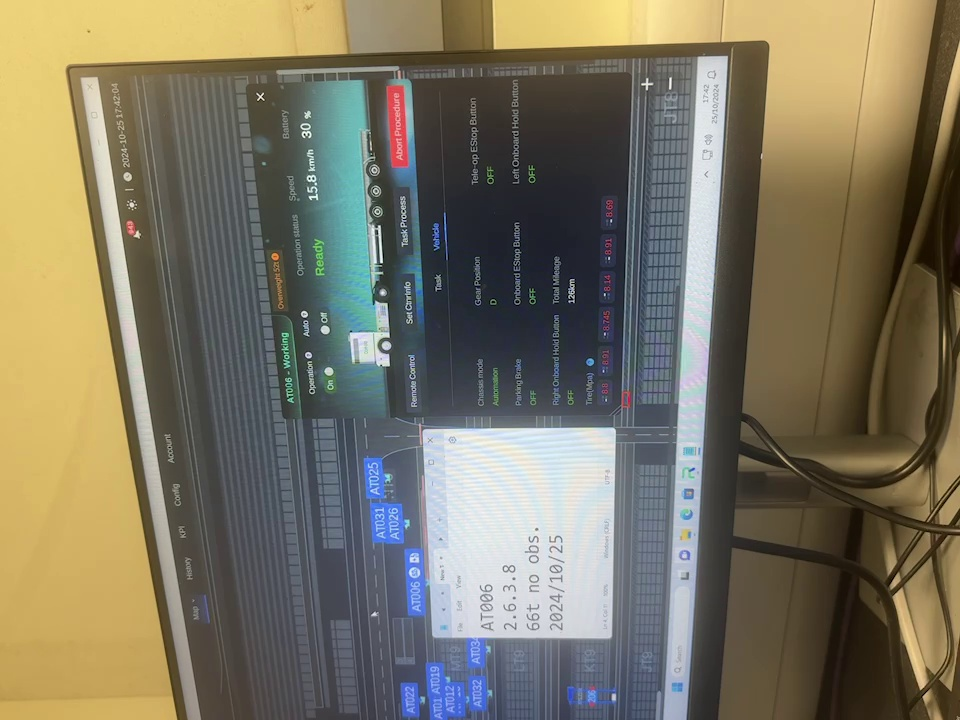
#> input picture pre_processed_1/frame_1080.jpg, 960 x 720 px, found by its file name
$ python old_pre_processing_2.py
#> lines starting #> are read from the running program, lines starting #| are printed output that depends on the picture
import cv2
import numpy as np
from matplotlib import pyplot as plt

#正确脚本：灰度处理 对比度增强 去雾 显示增强后的图片

# 问题：这个脚本无法创建增强后的图片的文件夹 也会有中文报错

# 读取图像
image_path = "images_final_rotated/frame_1080.jpg"
img = cv2.imread(image_path)
#> img is the input picture: shape (720, 960, 3); mean B, G, R 97.8, 116.7, 122.5

# 1️⃣ 转换为灰度图
gray = cv2.cvtColor(img, cv2.COLOR_BGR2GRAY)
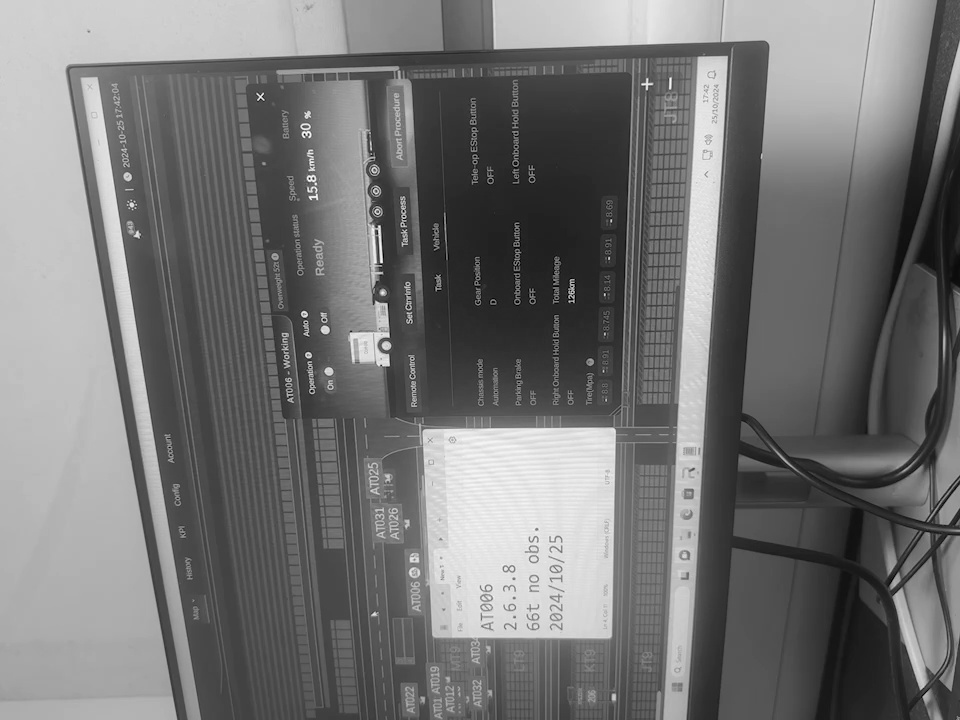
#> gray: shape (720, 960); min 0, max 251, mean 116.3

# 2️⃣ 进行对比度增强（直方图均衡化）
equalized = cv2.equalizeHist(gray)
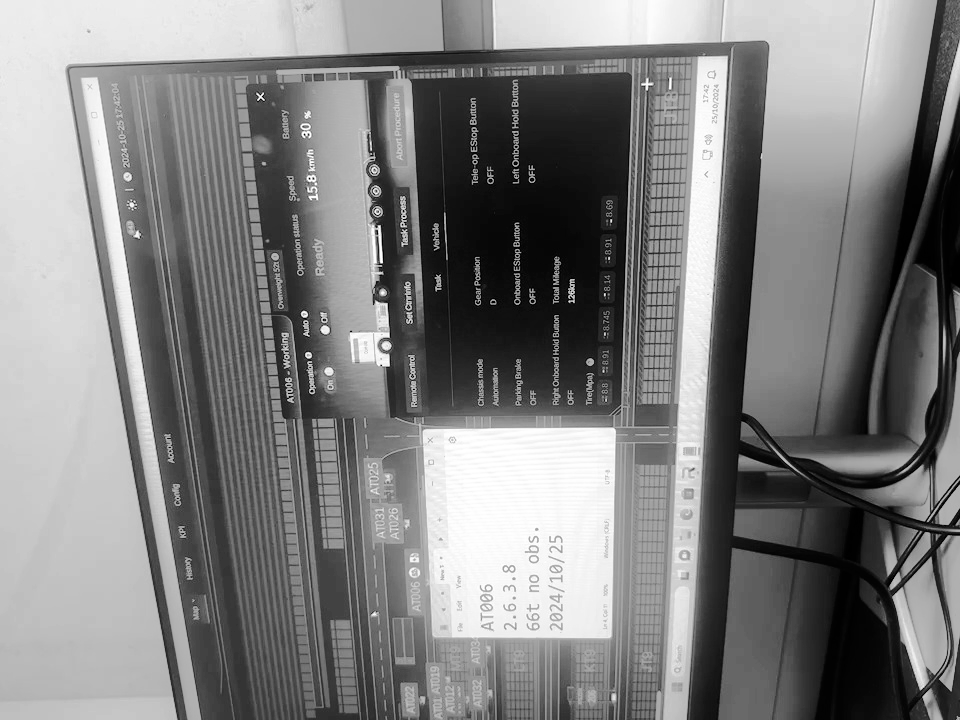
#> equalized: shape (720, 960); min 0, max 255, mean 128.3

# 3️⃣ 去雾（使用 Retinex 方法）
def enhance_contrast(image):
    # 使用高斯模糊创建模糊版
    blur = cv2.GaussianBlur(image, (21, 21), 0)
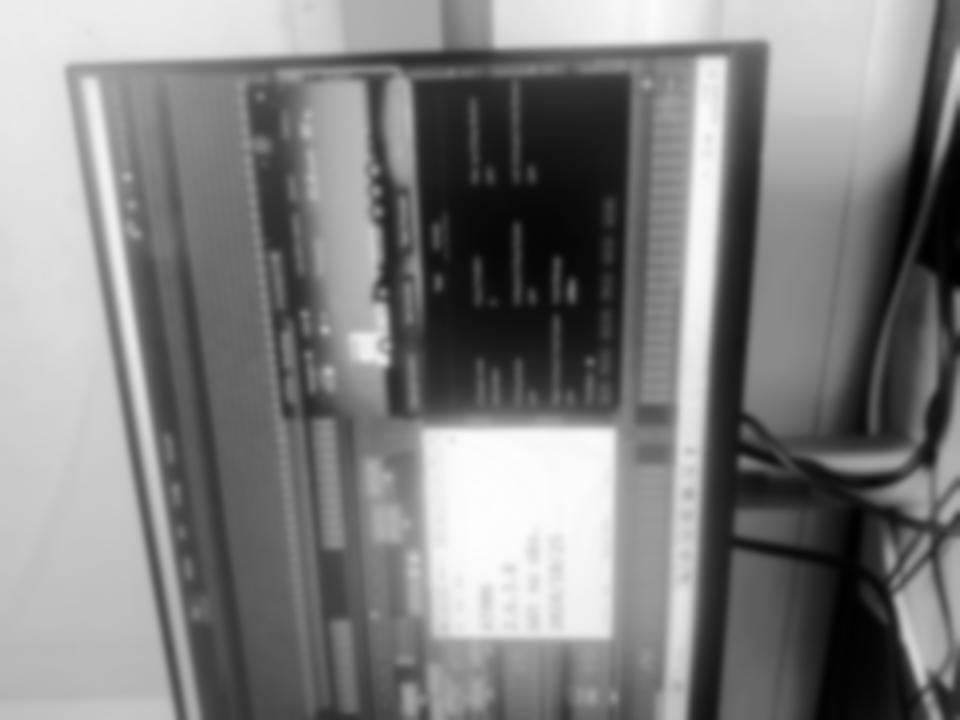
#> blur: shape (720, 960); min 0, max 253, mean 128.3
    # 计算细节增强
    enhanced = cv2.addWeighted(image, 1.5, blur, -0.5, 0)
    return enhanced

enhanced = enhance_contrast(equalized)

# 4️⃣ 显示增强后的图片
plt.figure(figsize=(10, 5))
plt.subplot(1, 2, 1), plt.imshow(gray, cmap='gray'), plt.title("原始图片")
plt.subplot(1, 2, 2), plt.imshow(enhanced, cmap='gray'), plt.title("增强后图片")
plt.show()
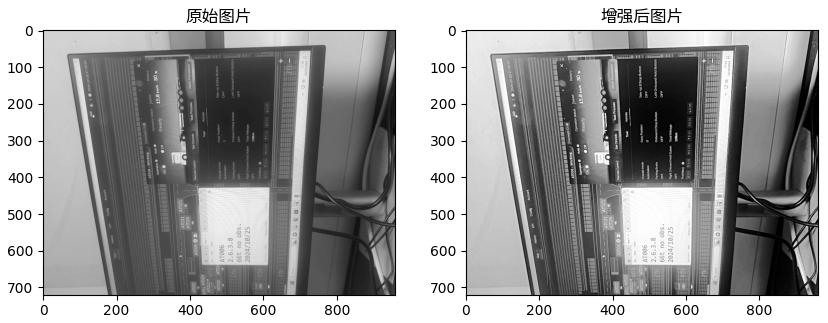
#> figure drawn by matplotlib, 2 panels

# 5️⃣ 保存处理后的图片
output_path = "/123123123123123123123/enhanced_image0029.png"
cv2.imwrite(output_path, enhanced)
print(f"增强后的图片已保存：{output_path}")
